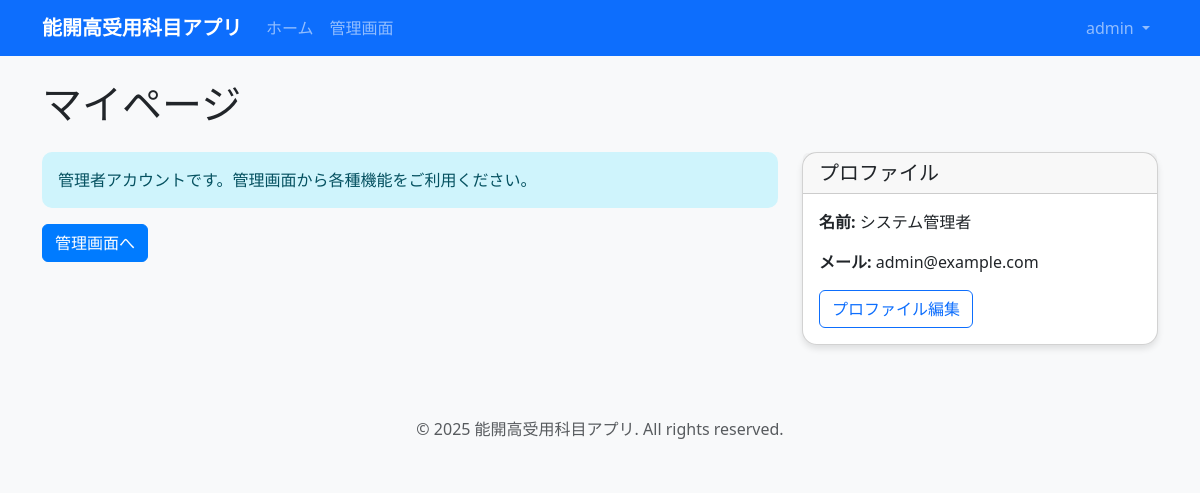
Page /quiz/mypage/ (signed in) on the committed database.
### accounts/models.py (models this page shows, shortened)
class User(AbstractUser):
    class Role(models.TextChoices):
        STUDENT = 'student', '生徒'
        ADMIN = 'admin', '管理者'
    role = models.CharField(
        max_length=10,
        choices=Role.choices,
        default=Role.STUDENT,
        verbose_name='役割'
    )
    email = models.EmailField(blank=True, verbose_name='メールアドレス')
    class Meta:
        verbose_name = 'ユーザー'
        verbose_name_plural = 'ユーザー'

class AdminProfile(models.Model):
    user = models.OneToOneField(
        User,
        on_delete=models.CASCADE,
        related_name='admin_profile',
        verbose_name='ユーザー'
    )
    name = models.CharField(max_length=100, verbose_name='名前')
    employee_number = models.CharField(
        max_length=20,
        unique=True,
        verbose_name='社員番号'
    )
    email = models.EmailField(verbose_name='メールアドレス')
    created_at = models.DateTimeField(auto_now_add=True, verbose_name='作成日時')
    updated_at = models.DateTimeField(auto_now=True, verbose_name='更新日時')
    class Meta:
        verbose_name = '管理者プロファイル'
        verbose_name_plural = '管理者プロファイル'

### quiz_app/views.py (the view, shortened to what this page needs)
# urls.py: path('mypage/', views.MyPageView.as_view(), name='mypage'),
class MyPageView(LoginRequiredMixin, TemplateView):
    template_name = 'quiz_app/mypage.html'
    def get_context_data(self, **kwargs):
        context = super().get_context_data(**kwargs)
        user = self.request.user
        return context

### templates/quiz_app/mypage.html (shortened to what this page needs)
{% extends 'base.html' %}
{% block content %}
<div class="row">
    <div class="col-12">
        <h1 class="mb-4">マイページ</h1>
    </div>
</div>
{% if user.role == 'student' %}
<div class="row">
    <div class="col-md-3 mb-4">
        <div class="card text-center">
            <div class="card-body">
                <h5 class="card-title">総プレイ数</h5>
                <p class="card-text display-6">{{ total_sessions|default:"0" }}</p>
            </div>
        </div>
    </div>
    <div class="col-md-3 mb-4">
        <div class="card text-center">
            <div class="card-body">
                <h5 class="card-title">総解答数</h5>
                <p class="card-text display-6">{{ total_attempts|default:"0" }}</p>
            </div>
        </div>
    </div>
    <div class="col-md-3 mb-4">
        <div class="card text-center">
            <div class="card-body">
                <h5 class="card-title">平均時間</h5>
                <p class="card-text display-6">{{ average_time_per_question|floatformat:1|default:"0" }}秒</p>
            </div>
        </div>
    </div>
    <div class="col-md-3 mb-4">
        <div class="card text-center">
            <div class="card-body">
                <h5 class="card-title">正答率</h5>
                <p class="card-text display-6">{{ correct_rate|floatformat:1|default:"0" }}%</p>
            </div>
        </div>
    </div>
</div>
<div class="row">
    <div class="col-md-8">
        <div class="card">
            <div class="card-header">
                <h5 class="mb-0">最近の学習記録</h5>
            </div>
            <div class="card-body">
                {% if recent_sessions %}
                    <div class="table-responsive">
                        <table class="table table-striped">
                            <thead>
                                <tr>
                                    <th>日時</th>
                                    <th>単元</th>
                                    <th>問題数</th>
                                    <th>スコア</th>
                                </tr>
                            </thead>
                            <tbody>
                                {% for session in recent_sessions %}
                                <tr>
                                    <td>{{ session.started_at|date:"Y-m-d H:i" }}</td>
                                    <td>{{ session.unit }}</td>
                                    <td>{{ session.question_count }}問</td>
                                    <td>{{ session.total_score|default:"-" }}</td>
                                </tr>
                                {% endfor %}
                            </tbody>
                        </table>
                    </div>
                {% else %}
                    <p class="text-muted">まだ学習記録がありません。</p>
                    <a href="{% url 'quiz_app:home' %}" class="btn btn-primary">クイズを始める</a>
                {% endif %}
            </div>
        </div>
    </div>
    <div class="col-md-4">
        <div class="card">
            <div class="card-header">
                <h5 class="mb-0">プロファイル</h5>
            </div>
            <div class="card-body">
                <p><strong>ニックネーム:</strong> {{ user.student_profile.nickname }}</p>
                <p><strong>学校:</strong> {{ user.student_profile.school }}</p>
                <p><strong>クラス:</strong> {{ user.student_profile.class_name }}</p>
                <p><strong>学年:</strong> {{ user.student_profile.grade }}</p>
                <a href="{% url 'quiz_app:profile_edit' %}" class="btn btn-outline-primary">プロファイル編集</a>
            </div>
        </div>
    </div>
</div>
{% else %}
<div class="row">
    <div class="col-md-8">
        <div class="alert alert-info">
            <p class="mb-0">管理者アカウントです。管理画面から各種機能をご利用ください。</p>
        </div>
        <a href="{% url 'admin_panel:home' %}" class="btn btn-primary">管理画面へ</a>
    </div>
    <div class="col-md-4">
        <div class="card">
            <div class="card-header">
                <h5 class="mb-0">プロファイル</h5>
            </div>
            <div class="card-body">
                <p><strong>名前:</strong> {{ user.admin_profile.name|default:"未設定" }}</p>
                <p><strong>メール:</strong> {{ user.admin_profile.email|default:"未設定" }}</p>
                <a href="{% url 'quiz_app:profile_edit' %}" class="btn btn-outline-primary">プロファイル編集</a>
            </div>
        </div>
    </div>
</div>
{% endif %}
{% endblock %}

### templates/base.html (shortened to what this page needs)
{% load static %}
<!DOCTYPE html>
<html lang="ja">
<head>
    <link href="https://cdn.jsdelivr.net/npm/bootstrap@5.3.2/dist/css/bootstrap.min.css" rel="stylesheet">
    <link href="https://cdnjs.cloudflare.com/ajax/libs/font-awesome/6.0.0/css/all.min.css" rel="stylesheet">
    <link href="{% static 'css/style.css' %}" rel="stylesheet">
</head>
<body>
    <nav class="navbar navbar-expand-lg navbar-dark bg-primary">
        <div class="container">
            <a class="navbar-brand" href="{% url 'quiz_app:home' %}">
                能開高受用科目アプリ
            </a>
            <div class="collapse navbar-collapse" id="navbarNav">
                <ul class="navbar-nav me-auto">
                    <li class="nav-item">
                        <a class="nav-link" href="{% url 'quiz_app:home' %}">ホーム</a>
                    </li>
                    {% if user.is_authenticated %}
                        {% if user.role == 'student' %}
                            <li class="nav-item">
                                <a class="nav-link" href="{% url 'quiz_app:mypage' %}">マイページ</a>
                            </li>
                            <li class="nav-item">
                                <a class="nav-link" href="{% url 'quiz_app:ranking' %}">ランキング</a>
                            </li>
                        {% elif user.role == 'admin' %}
                            <li class="nav-item">
                                <a class="nav-link" href="{% url 'admin_panel:home' %}">管理画面</a>
                            </li>
                        {% endif %}
                    {% endif %}
                </ul>
                <ul class="navbar-nav">
                    {% if user.is_authenticated %}
                        <li class="nav-item dropdown">
                            <a class="nav-link dropdown-toggle" href="#" id="navbarDropdown" role="button" data-bs-toggle="dropdown" aria-expanded="false">
                                {{ user.username }}
                            </a>
                        </li>
                    {% endif %}
                </ul>
            </div>
        </div>
    </nav>
    <main class="container my-4">
        {% block content %}{% endblock %}
    </main>
    <footer class="bg-light py-4 mt-5">
        <div class="container text-center">
                         <p class="text-muted mb-0">&copy; 2025 能開高受用科目アプリ. All rights reserved.</p>
        </div>
    </footer>
</body>
</html>

### static/css/style.css (style rules this page uses)
body { background-color: #f8f9fa; }
.navbar-brand { font-weight: bold; }
.card { border-radius: 15px; box-shadow: 0 4px 6px rgba(0, 0, 0, 0.1); }
.btn-primary { background-color: #007bff; border-color: #007bff; }
.alert { border-radius: 10px; border: none; }
footer { margin-top: auto; }

### rows in the picture
User: username "admin", admin_profile.name "システム管理者", admin_profile.email "admin@example.com"
